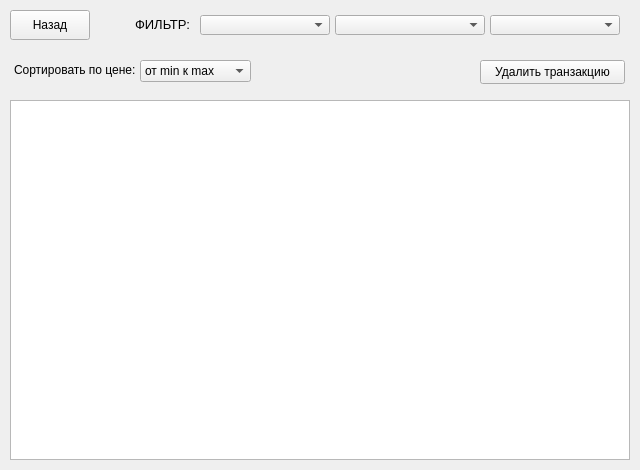
<?xml version="1.0" encoding="UTF-8"?>
<ui version="4.0">
 <class>MainWindow</class>
 <widget class="QMainWindow" name="MainWindow">
  <property name="geometry">
   <rect>
    <x>0</x>
    <y>0</y>
    <width>640</width>
    <height>470</height>
   </rect>
  </property>
  <property name="minimumSize">
   <size>
    <width>640</width>
    <height>470</height>
   </size>
  </property>
  <property name="maximumSize">
   <size>
    <width>640</width>
    <height>470</height>
   </size>
  </property>
  <property name="windowTitle">
   <string>Учет собственных денежных средств</string>
  </property>
  <widget class="QWidget" name="centralwidget">
   <widget class="QStackedWidget" name="stackedWidget">
    <property name="geometry">
     <rect>
      <x>0</x>
      <y>0</y>
      <width>640</width>
      <height>470</height>
     </rect>
    </property>
    <property name="currentIndex">
     <number>0</number>
    </property>
    <widget class="QWidget" name="transaction_page">
     <widget class="QPushButton" name="back_to_MainMenu_bt">
      <property name="geometry">
       <rect>
        <x>10</x>
        <y>10</y>
        <width>80</width>
        <height>30</height>
       </rect>
      </property>
      <property name="text">
       <string>Назад</string>
      </property>
     </widget>
     <widget class="QLabel" name="filter_label">
      <property name="geometry">
       <rect>
        <x>135</x>
        <y>10</y>
        <width>60</width>
        <height>30</height>
       </rect>
      </property>
      <property name="text">
       <string>&lt;html&gt;&lt;head/&gt;&lt;body&gt;&lt;p&gt;&lt;span style=&quot; font-size:10pt;&quot;&gt;ФИЛЬТР:&lt;/span&gt;&lt;/p&gt;&lt;/body&gt;&lt;/html&gt;</string>
      </property>
     </widget>
     <widget class="QComboBox" name="filter_categories_comboBox">
      <property name="geometry">
       <rect>
        <x>200</x>
        <y>15</y>
        <width>130</width>
        <height>20</height>
       </rect>
      </property>
     </widget>
     <widget class="QComboBox" name="filter_date_comboBox">
      <property name="geometry">
       <rect>
        <x>335</x>
        <y>15</y>
        <width>150</width>
        <height>20</height>
       </rect>
      </property>
     </widget>
     <widget class="QComboBox" name="filter_type_comboBox">
      <property name="geometry">
       <rect>
        <x>490</x>
        <y>15</y>
        <width>130</width>
        <height>20</height>
       </rect>
      </property>
     </widget>
     <widget class="QPushButton" name="delete_trans_bt">
      <property name="geometry">
       <rect>
        <x>480</x>
        <y>60</y>
        <width>145</width>
        <height>24</height>
       </rect>
      </property>
      <property name="text">
       <string>Удалить транзакцию</string>
      </property>
     </widget>
     <widget class="QLabel" name="sort_label">
      <property name="geometry">
       <rect>
        <x>14</x>
        <y>62</y>
        <width>131</width>
        <height>16</height>
       </rect>
      </property>
      <property name="text">
       <string>Сортировать по цене:</string>
      </property>
     </widget>
     <widget class="QComboBox" name="sort_comboBox">
      <property name="geometry">
       <rect>
        <x>140</x>
        <y>60</y>
        <width>111</width>
        <height>22</height>
       </rect>
      </property>
      <item>
       <property name="text">
        <string>от min к max</string>
       </property>
      </item>
      <item>
       <property name="text">
        <string>от min к max</string>
       </property>
      </item>
     </widget>
     <widget class="QTableWidget" name="tableWidget">
      <property name="geometry">
       <rect>
        <x>10</x>
        <y>100</y>
        <width>620</width>
        <height>360</height>
       </rect>
      </property>
     </widget>
    </widget>
    <widget class="QWidget" name="main_page">
     <widget class="QGroupBox" name="groupBox_2">
      <property name="geometry">
       <rect>
        <x>325</x>
        <y>10</y>
        <width>310</width>
        <height>250</height>
       </rect>
      </property>
      <property name="title">
       <string/>
      </property>
      <widget class="QLabel" name="balance_label">
       <property name="geometry">
        <rect>
         <x>0</x>
         <y>0</y>
         <width>310</width>
         <height>55</height>
        </rect>
       </property>
       <property name="toolTip">
        <string>&lt;html&gt;&lt;head/&gt;&lt;body&gt;&lt;p align=&quot;center&quot;&gt;&lt;br/&gt;&lt;/p&gt;&lt;/body&gt;&lt;/html&gt;</string>
       </property>
       <property name="whatsThis">
        <string>&lt;html&gt;&lt;head/&gt;&lt;body&gt;&lt;p align=&quot;center&quot;&gt;&lt;br/&gt;&lt;/p&gt;&lt;/body&gt;&lt;/html&gt;</string>
       </property>
       <property name="text">
        <string>&lt;html&gt;&lt;head/&gt;&lt;body&gt;&lt;p align=&quot;center&quot;&gt;БАЛАНС ЗА МЕСЯЦ&lt;/p&gt;&lt;/body&gt;&lt;/html&gt;</string>
       </property>
      </widget>
      <widget class="QLabel" name="residue_label">
       <property name="geometry">
        <rect>
         <x>10</x>
         <y>55</y>
         <width>89</width>
         <height>55</height>
        </rect>
       </property>
       <property name="text">
        <string>Баланс:</string>
       </property>
      </widget>
      <widget class="QLabel" name="income_label">
       <property name="geometry">
        <rect>
         <x>10</x>
         <y>110</y>
         <width>89</width>
         <height>55</height>
        </rect>
       </property>
       <property name="text">
        <string>Доходы:</string>
       </property>
      </widget>
      <widget class="QLabel" name="outcome_label">
       <property name="geometry">
        <rect>
         <x>10</x>
         <y>165</y>
         <width>89</width>
         <height>55</height>
        </rect>
       </property>
       <property name="text">
        <string>Расходы:</string>
       </property>
      </widget>
      <widget class="QLabel" name="balance_value_label">
       <property name="geometry">
        <rect>
         <x>110</x>
         <y>55</y>
         <width>141</width>
         <height>55</height>
        </rect>
       </property>
       <property name="text">
        <string>&lt;html&gt;&lt;head/&gt;&lt;body&gt;&lt;p&gt;&lt;span style=&quot; font-size:12pt;&quot;&gt;1000000000.00&lt;/span&gt;&lt;/p&gt;&lt;/body&gt;&lt;/html&gt;</string>
       </property>
      </widget>
      <widget class="QLabel" name="income_value_label">
       <property name="geometry">
        <rect>
         <x>110</x>
         <y>110</y>
         <width>141</width>
         <height>55</height>
        </rect>
       </property>
       <property name="text">
        <string>&lt;html&gt;&lt;head/&gt;&lt;body&gt;&lt;p&gt;&lt;span style=&quot; font-size:12pt;&quot;&gt;1000000000.00&lt;/span&gt;&lt;/p&gt;&lt;/body&gt;&lt;/html&gt;</string>
       </property>
      </widget>
      <widget class="QLabel" name="outcome_value_label">
       <property name="geometry">
        <rect>
         <x>110</x>
         <y>165</y>
         <width>141</width>
         <height>55</height>
        </rect>
       </property>
       <property name="text">
        <string>&lt;html&gt;&lt;head/&gt;&lt;body&gt;&lt;p&gt;&lt;span style=&quot; font-size:12pt;&quot;&gt;1000000000.00&lt;/span&gt;&lt;/p&gt;&lt;/body&gt;&lt;/html&gt;</string>
       </property>
      </widget>
     </widget>
     <widget class="QGroupBox" name="groupBox">
      <property name="geometry">
       <rect>
        <x>10</x>
        <y>10</y>
        <width>310</width>
        <height>450</height>
       </rect>
      </property>
      <property name="title">
       <string/>
      </property>
      <widget class="QLabel" name="price_label">
       <property name="geometry">
        <rect>
         <x>10</x>
         <y>110</y>
         <width>89</width>
         <height>55</height>
        </rect>
       </property>
       <property name="text">
        <string>Цена:</string>
       </property>
      </widget>
      <widget class="QDoubleSpinBox" name="price_doubleSpinBox">
       <property name="geometry">
        <rect>
         <x>110</x>
         <y>127</y>
         <width>185</width>
         <height>21</height>
        </rect>
       </property>
       <property name="maximum">
        <double>1000000000.000000000000000</double>
       </property>
      </widget>
      <widget class="QLabel" name="categoty_label">
       <property name="geometry">
        <rect>
         <x>10</x>
         <y>220</y>
         <width>89</width>
         <height>55</height>
        </rect>
       </property>
       <property name="text">
        <string>Категория:</string>
       </property>
      </widget>
      <widget class="QComboBox" name="category_comboBox">
       <property name="geometry">
        <rect>
         <x>110</x>
         <y>237</y>
         <width>185</width>
         <height>21</height>
        </rect>
       </property>
      </widget>
      <widget class="QLabel" name="product_name_label">
       <property name="geometry">
        <rect>
         <x>10</x>
         <y>55</y>
         <width>89</width>
         <height>55</height>
        </rect>
       </property>
       <property name="text">
        <string>Название:</string>
       </property>
      </widget>
      <widget class="QLineEdit" name="product_name_lineEdit">
       <property name="geometry">
        <rect>
         <x>110</x>
         <y>72</y>
         <width>185</width>
         <height>21</height>
        </rect>
       </property>
      </widget>
      <widget class="QLabel" name="product_label">
       <property name="geometry">
        <rect>
         <x>0</x>
         <y>0</y>
         <width>310</width>
         <height>55</height>
        </rect>
       </property>
       <property name="toolTip">
        <string>&lt;html&gt;&lt;head/&gt;&lt;body&gt;&lt;p align=&quot;center&quot;&gt;&lt;br/&gt;&lt;/p&gt;&lt;/body&gt;&lt;/html&gt;</string>
       </property>
       <property name="whatsThis">
        <string>&lt;html&gt;&lt;head/&gt;&lt;body&gt;&lt;p align=&quot;center&quot;&gt;&lt;br/&gt;&lt;/p&gt;&lt;/body&gt;&lt;/html&gt;</string>
       </property>
       <property name="text">
        <string>&lt;html&gt;&lt;head/&gt;&lt;body&gt;&lt;p align=&quot;center&quot;&gt;Новая транзакция&lt;/p&gt;&lt;/body&gt;&lt;/html&gt;</string>
       </property>
      </widget>
      <widget class="QLabel" name="comment_label">
       <property name="geometry">
        <rect>
         <x>10</x>
         <y>330</y>
         <width>89</width>
         <height>80</height>
        </rect>
       </property>
       <property name="text">
        <string>Комментарий:</string>
       </property>
      </widget>
      <widget class="QTextEdit" name="comment_textEdit">
       <property name="geometry">
        <rect>
         <x>110</x>
         <y>343</y>
         <width>181</width>
         <height>61</height>
        </rect>
       </property>
      </widget>
      <widget class="QPushButton" name="commit_trans_bt">
       <property name="geometry">
        <rect>
         <x>10</x>
         <y>415</y>
         <width>285</width>
         <height>25</height>
        </rect>
       </property>
       <property name="text">
        <string>Подтвердить</string>
       </property>
      </widget>
      <widget class="QLabel" name="type_label">
       <property name="geometry">
        <rect>
         <x>10</x>
         <y>165</y>
         <width>89</width>
         <height>55</height>
        </rect>
       </property>
       <property name="text">
        <string>Тип:</string>
       </property>
      </widget>
      <widget class="QComboBox" name="type_comboBox">
       <property name="geometry">
        <rect>
         <x>110</x>
         <y>182</y>
         <width>185</width>
         <height>21</height>
        </rect>
       </property>
      </widget>
      <widget class="QLabel" name="date_label">
       <property name="geometry">
        <rect>
         <x>10</x>
         <y>275</y>
         <width>89</width>
         <height>55</height>
        </rect>
       </property>
       <property name="text">
        <string>Дата:</string>
       </property>
      </widget>
      <widget class="QComboBox" name="date_comboBox">
       <property name="geometry">
        <rect>
         <x>110</x>
         <y>292</y>
         <width>185</width>
         <height>21</height>
        </rect>
       </property>
      </widget>
     </widget>
     <widget class="QPushButton" name="transactions_bt">
      <property name="geometry">
       <rect>
        <x>325</x>
        <y>265</y>
        <width>152</width>
        <height>195</height>
       </rect>
      </property>
      <property name="text">
       <string>ТРАНЗАКЦИИ</string>
      </property>
     </widget>
     <widget class="QPushButton" name="delete_category_bt">
      <property name="geometry">
       <rect>
        <x>483</x>
        <y>265</y>
        <width>152</width>
        <height>95</height>
       </rect>
      </property>
      <property name="text">
       <string>УДАЛИТЬ КАТЕГОРИЮ</string>
      </property>
     </widget>
     <widget class="QPushButton" name="new_category_bt">
      <property name="geometry">
       <rect>
        <x>483</x>
        <y>365</y>
        <width>152</width>
        <height>95</height>
       </rect>
      </property>
      <property name="text">
       <string>НОВАЯ КАТЕГОРИЯ</string>
      </property>
     </widget>
    </widget>
   </widget>
  </widget>
 </widget>
 <resources/>
 <connections/>
</ui>
